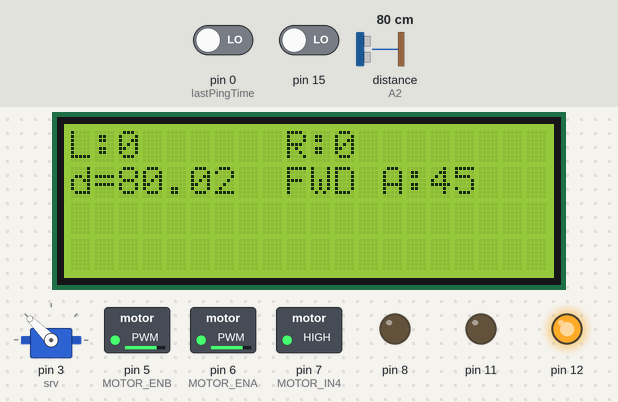
Bench run of a sketch on a simulated Arduino Mega 2560, built with avr-gcc and run on an emulated ATmega2560. Shown: 20×4 character LCD, servo, switched loads named in the sketch (green lamp = pin HIGH), output pins drawn as LEDs (lit = HIGH). Wiring (inferred from the names in the program): ultrasonic range finder: trigger pin 4; echo A2. The inputs (shaded band) are chosen by the test bench; at power-on: distance to the obstacle (sensor on A2) 80 cm, pin 0 (lastPingTime) LOW, pin 15 LOW. The echo pulse lasts 58.3 µs per cm; pins used as bus, display or sensor lines are not drawn; what the sketch prints to the serial monitor is not drawn.

Above: at 1.5 s.
1.6 s: distance to the obstacle (sensor on A2) set to 33 cm
At 2.94 s:
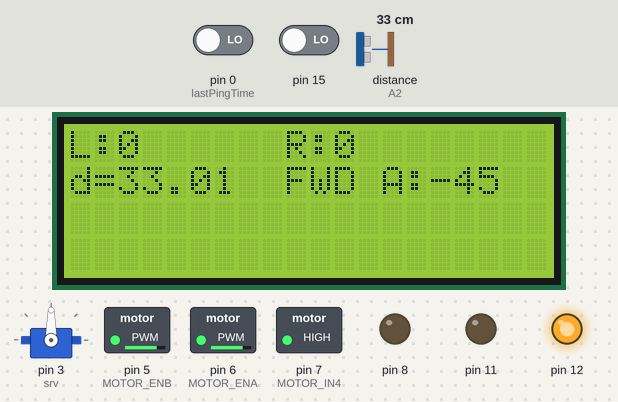
3.1 s: distance to the obstacle (sensor on A2) set to 27 cm
At 4.8 s:
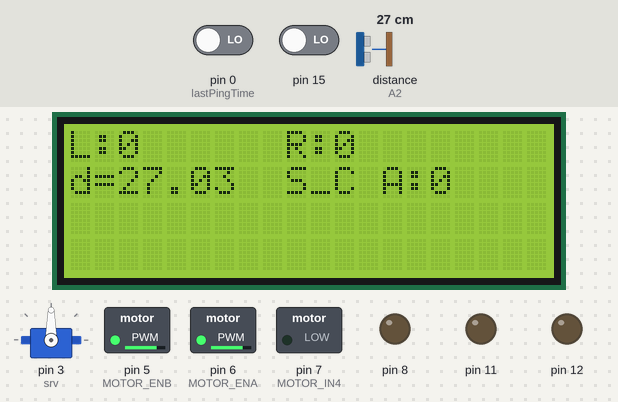
5.4 s: distance to the obstacle (sensor on A2) set to 24 cm
At 6.8 s:
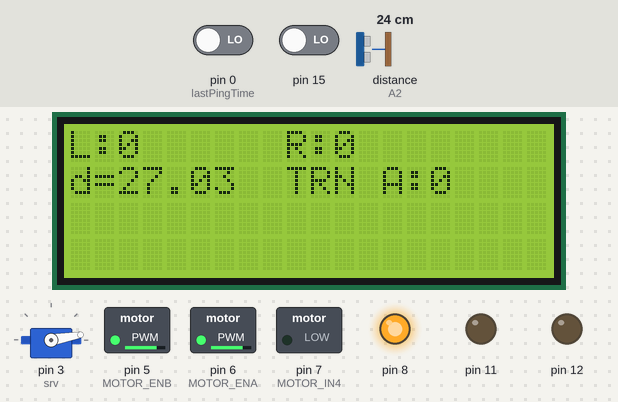
11.4 s: distance to the obstacle (sensor on A2) set to 6 cm
At 13.9 s:
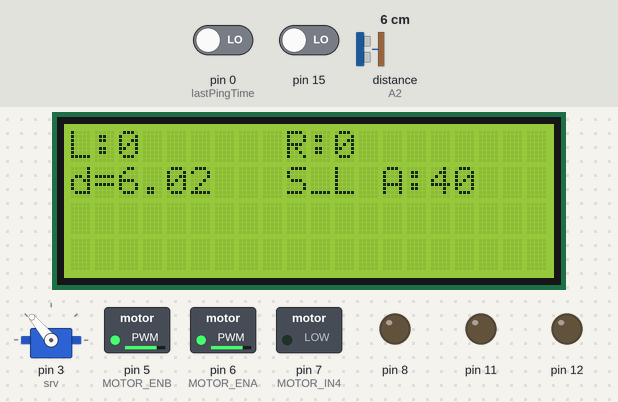
14.4 s: distance to the obstacle (sensor on A2) set to 3 cm
At 15.91 s:
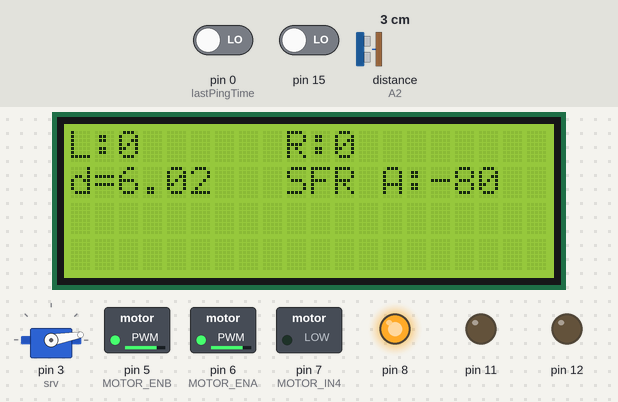
Timing chart, 0 to 18.4 s (numbered marks = the images above; inputs shaded):
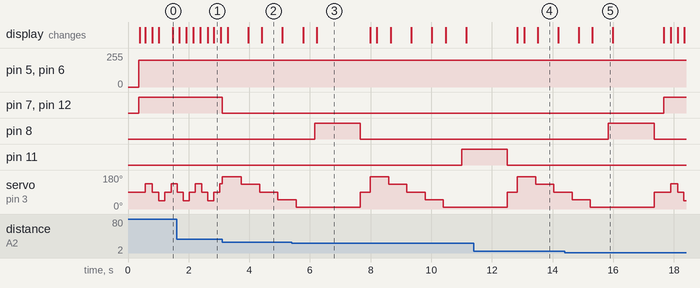

The sketch:

labauto.ino
```cpp
#include <Servo.h>
#include <LiquidCrystal_I2C.h>
#include "Wheels.h"

#define SPEED 200
#define BT_INTERVAL 100
#define PING_INTERVAL 50
#define SERVO_MOVE_TIME 600
#define SWEEP_INTERVAL 200
#define BACKTRACK_TIME 1500

Wheels w;
Servo srv;
LiquidCrystal_I2C lcd(0x27, 20, 4);

// Unified Encoder Variables with Direction Modifiers
volatile int raw_cnt0 = 0;
volatile int raw_cnt1 = 0;
long total_cnt0 = 0, total_cnt1 = 0;

int dirL = 0;
int dirR = 0;
unsigned long lastBTTime = 0;
unsigned long lastLCDTime = 0;

// Scanner and Timing Variables
unsigned long lastPingTime = 0;
unsigned long stateStartTime = 0;
unsigned long lastSweepTime = 0;
int sweepIndex = 0;
int sweepAngles[] = {45, 90, 135, 90};

float distance;
float d[] = {0, 0, 0};
float dFarLeft, dLeft, dCenter, dRight, dFarRight;
int current_angle = 90;

// State Machine for Autonomous Map Generation
enum State {
  FORWARD,
  STOPPED,
  SCAN_FL,
  SCAN_L,
  SCAN_C,
  SCAN_R,
  SCAN_FR,
  DECIDE,
  BACKTRACK
};
State state = FORWARD;

// HC-SR04 Pin Mapping
#define ECHO_PIN A2
#define TRIG_PIN 4

// L298N Motor Driver Pinout
#define MOTOR_ENA 6
#define MOTOR_ENB 5
#define MOTOR_IN1 11
#define MOTOR_IN2 12
#define MOTOR_IN3 8
#define MOTOR_IN4 7

void setup_motor() {
  pinMode(MOTOR_ENA, OUTPUT);
  pinMode(MOTOR_ENB, OUTPUT);
  w.attach(MOTOR_IN4, MOTOR_IN3, MOTOR_ENB, MOTOR_IN2, MOTOR_IN1, MOTOR_ENA);
}

void moveRobot(int l, int r, void (Wheels::*m)()) {
  dirL = l;
  dirR = r;
  (w.*m)();
  w.setSpeed(SPEED);
}

float getDistance() {
  for(int i = 0; i < 3; ++i ) {
    digitalWrite(TRIG_PIN, LOW);
    delayMicroseconds(2);
    digitalWrite(TRIG_PIN, HIGH);
    delayMicroseconds(10);
    digitalWrite(TRIG_PIN, LOW);
    long duration = pulseIn(ECHO_PIN, HIGH, 30000);
    d[i] = duration;
  }

  long best;
  if ((d[0] > d[1]) ^ (d[0] > d[2])) best = d[0];
  else if((d[1] < d[0]) ^ (d[1] < d[2])) best = d[1];
  else best = d[2];
  return (best * 0.0343 / 2);
}

void processCounts() {
  noInterrupts();
  int t0 = raw_cnt0;
  int t1 = raw_cnt1;
  raw_cnt0 = 0;
  raw_cnt1 = 0;
  interrupts();

  total_cnt0 += (t0 * dirL);
  total_cnt1 += (t1 * dirR);
}

void sendBTData() {
  if (millis() - lastBTTime > BT_INTERVAL) {
    Serial.print("L:");
    Serial.print(total_cnt0);
    Serial.print(",R:");
    Serial.println(total_cnt1);
    lastBTTime = millis();
  }
}

void updateLCD() {
  if (millis() - lastLCDTime > 200) {
    lcd.clear();
    lcd.setCursor(0, 0);
    lcd.print("L:"); lcd.print(total_cnt0);
    lcd.setCursor(9, 0);
    lcd.print("R:"); lcd.print(total_cnt1);

    lcd.setCursor(0, 1);
    lcd.print("d="); lcd.print(distance);
    lcd.setCursor(9, 1);

    switch (state) {
      case FORWARD:   lcd.print("FWD"); break;
      case SCAN_FL:   lcd.print("SFL"); break;
      case SCAN_L:    lcd.print("S_L"); break;
      case SCAN_C:    lcd.print("S_C"); break;
      case SCAN_R:    lcd.print("S_R"); break;
      case SCAN_FR:   lcd.print("SFR"); break;
      case BACKTRACK: lcd.print("TRN"); break;
      default:        lcd.print("---"); break;
    }
    lcd.print(" A:");
    lcd.print(current_angle - 90);
    lastLCDTime = millis();
  }
}

void handleActiveForward() {
  unsigned long now = millis();

  if (now - lastSweepTime > SWEEP_INTERVAL) {
    sweepIndex = (sweepIndex + 1) % 4;
    current_angle = sweepAngles[sweepIndex];
    srv.write(current_angle);
    lastSweepTime = now;
  }

  if (now - lastPingTime > PING_INTERVAL) {
    distance = getDistance();
    lastPingTime = now;

    if (distance > 5 && distance < 30) {
      moveRobot(0, 0, &Wheels::stop);
      state = STOPPED;
    } else {
      moveRobot(1, 1, &Wheels::forward);
    }
  }
}

void evaluatePath() {
  // Free routing rules based on spatial clearance profiles
  if (dFarRight > 40 && dRight > 30) {
    moveRobot(-1, 1, &Wheels::backLeft); // Tank turn right or complex forwardRight
  } else if (dFarLeft > 40 && dLeft > 30) {
    moveRobot(1, -1, &Wheels::backRight);
  } else if (dRight >= dLeft) {
    moveRobot(-1, 1, &Wheels::backLeft);
  } else if (dLeft > dRight) {
    moveRobot(1, -1, &Wheels::backRight);
  } else {
    moveRobot(-1, -1, &Wheels::back);
  }
}

void runScanner() {
  unsigned long now = millis();

  switch (state) {
    case STOPPED:
      current_angle = 170;
      srv.write(current_angle);
      stateStartTime = now;
      state = SCAN_FL;
      break;

    case SCAN_FL:
      if (now - stateStartTime > SERVO_MOVE_TIME) {
        dFarLeft = getDistance();
        current_angle = 130;
        srv.write(current_angle);
        stateStartTime = now;
        state = SCAN_L;
      }
      break;

    case SCAN_L:
      if (now - stateStartTime > SERVO_MOVE_TIME) {
        dLeft = getDistance();
        current_angle = 90;
        srv.write(current_angle);
        stateStartTime = now;
        state = SCAN_C;
      }
      break;

    case SCAN_C:
      if (now - stateStartTime > SERVO_MOVE_TIME) {
        dCenter = getDistance();
        current_angle = 50;
        srv.write(current_angle);
        stateStartTime = now;
        state = SCAN_R;
      }
      break;

    case SCAN_R:
      if (now - stateStartTime > SERVO_MOVE_TIME) {
        dRight = getDistance();
        current_angle = 10;
        srv.write(current_angle);
        stateStartTime = now;
        state = SCAN_FR;
      }
      break;

    case SCAN_FR:
      if (now - stateStartTime > SERVO_MOVE_TIME) {
        dFarRight = getDistance();
        state = DECIDE;
      }
      break;

    case DECIDE:
      evaluatePath();
      stateStartTime = now;
      state = BACKTRACK;
      current_angle = 90;
      break;

    case BACKTRACK:
      if (now - stateStartTime > BACKTRACK_TIME) {
        moveRobot(0, 0, &Wheels::stop);
        current_angle = 90;
        srv.write(current_angle);
        delay(300);
        stateStartTime = now;
        state = FORWARD;
      }
      break;
  }
}

void setup() {
  setup_motor();
  pinMode(ECHO_PIN, INPUT);
  pinMode(TRIG_PIN, OUTPUT);

  lcd.init();
  lcd.backlight();

  srv.attach(3);
  srv.write(90);

  Serial.begin(9600);
  for (int i = 0; i < 5; ++i) {
    Serial.println("reset");
    delay(50);
  }

  // Pin Change Interrupt Config for Port C (A0, A1 Encoders)
  PCICR |= (1 << PCIE1);
  PCMSK1 |= (1 << PCINT8) | (1 << PCINT9);
}

void loop() {
  processCounts();
  sendBTData(); // Feeds your real-time Python file-watcher tracking script
  updateLCD();

  if (state == FORWARD) {
    handleActiveForward();
  } else {
    runScanner();
  }
}

// Fixed, clean interrupt-driven counter logic
volatile uint8_t last_PINC = 0;

ISR(PCINT1_vect) {
  uint8_t current_PINC = PINC;
  uint8_t changed = current_PINC ^ last_PINC;
  last_PINC = current_PINC;

  if ((changed & (1 << PC0)) && (current_PINC & (1 << PC0))) raw_cnt0++;
  if ((changed & (1 << PC1)) && (current_PINC & (1 << PC1))) raw_cnt1++;
}
```

Wheels.cpp
```cpp
#include <Arduino.h>

#include "Wheels.h"

#define REVERSE_PIN 9
#define SET_MOVEMENT(side,f,b) digitalWrite( side[0], f);\
                               digitalWrite( side[1], b)

Wheels::Wheels()
{ }

void Wheels::attachRight(int pF, int pB, int pS)
{
    pinMode(pF, OUTPUT);
    pinMode(pB, OUTPUT);
    pinMode(pS, OUTPUT);
    this->pinsRight[0] = pF;
    this->pinsRight[1] = pB;
    this->pinsRight[2] = pS;
}


void Wheels::attachLeft(int pF, int pB, int pS)
{
    pinMode(pF, OUTPUT);
    pinMode(pB, OUTPUT);
    pinMode(pS, OUTPUT);
    this->pinsLeft[0] = pF;
    this->pinsLeft[1] = pB;
    this->pinsLeft[2] = pS;
}

void Wheels::setSpeedRight(uint8_t s)
{
    analogWrite(this->pinsRight[2], s);
}

void Wheels::setSpeedLeft(uint8_t s)
{
    analogWrite(this->pinsLeft[2], s);
}

void Wheels::setSpeed(uint8_t s)
{
    setSpeedLeft(s);
    setSpeedRight(s);
}

void Wheels::attach(int pRF, int pRB, int pRS, int pLF, int pLB, int pLS)
{
    this->attachRight(pRF, pRB, pRS);
    this->attachLeft(pLF, pLB, pLS);
}

void Wheels::forwardLeft()
{
    SET_MOVEMENT(pinsLeft, HIGH, LOW);
}

void Wheels::forwardRight()
{
    SET_MOVEMENT(pinsRight, HIGH, LOW);
}

void Wheels::backLeft()
{
    SET_MOVEMENT(pinsLeft, LOW, HIGH);
}

void Wheels::backRight()
{
    SET_MOVEMENT(pinsRight, LOW, HIGH);
}

void Wheels::forward()
{
    digitalWrite(REVERSE_PIN, LOW);
    this->forwardLeft();
    this->forwardRight();
}

void Wheels::back()
{
    digitalWrite(REVERSE_PIN, HIGH);
    this->backLeft();
    this->backRight();
}

void Wheels::stopLeft()
{
    SET_MOVEMENT(pinsLeft, LOW, LOW);
}

void Wheels::stopRight()
{
    SET_MOVEMENT(pinsRight, LOW, LOW);
}

void Wheels::stop()
{
    digitalWrite(REVERSE_PIN, LOW);
    this->stopLeft();
    this->stopRight();
}

void Wheels::goForward(int cm) {
    this->forward();
    this->setSpeed(255);
    delay(cm * 20);
    this->stop();
}

void Wheels::goBack(int cm) {
    this->back();
    this->setSpeed(255);
    delay(cm * 20);
    this->stop();
}
```

Wheels.h
```cpp
/*
 * prosta implementacja klasy obsługującej
 * silniki pojazdu za pośrednictwem modułu L298
 *
 * Sterowanie odbywa się przez:
 * 1)  powiązanie odpowiednich pinów I/O Arduino metodą attach()
 * 2)  ustalenie prędkości setSpeed*()
 * 3)  wywołanie funkcji ruchu
 *
 * TODO:
 *  - zabezpieczenie przed ruchem bez attach()
 *  - ustawienie domyślnej prędkości != 0
 */


#include <Arduino.h>


#ifndef Wheels_h
#define Wheels_h


class Wheels {
    public:
        Wheels();
        /*
         *  pinForward - wejście "naprzód" L298
         *  pinBack    - wejście "wstecz" L298
         *  pinSpeed   - wejście "enable/PWM" L298
         */
        void attachRight(int pinForward, int pinBack, int pinSpeed);
        void attachLeft(int pinForward, int pinBack, int pinSpeed);
        void attach(int pinRightForward, int pinRightBack, int pinRightSpeed,
                    int pinLeftForward, int pinLeftBack, int pinLeftSpeed);
        /*
         *  funkcje ruchu
         */
        void forward();
        void forwardLeft();
        void forwardRight();
        void back();
        void backLeft();
        void backRight();
        void stop();
        void stopLeft();
        void stopRight();
        /*
         *  ustawienie prędkości obrotowej (przez PWM)
         *   - minimalna efektywna wartość 60
         *      może zależeć od stanu naładowania baterii
         */
        void setSpeed(uint8_t);
        void setSpeedRight(uint8_t);
        void setSpeedLeft(uint8_t);
        /*
         *  dopisać goForward, goBack
        */
        void goForward(int cm);
        void goBack(int cm);
    private:
        int pinsRight[3];
        int pinsLeft[3];
};


#endif
```

Measured:
- the behaviour switches between 30 and 29 cm on distance to the obstacle (sensor on A2) (found by bisection; images 1 and 2)
- the behaviour switches between 27 and 26 cm on distance to the obstacle (sensor on A2) (found by bisection; images 2 and 3)
- the behaviour switches between 5 and 4 cm on distance to the obstacle (sensor on A2) (found by bisection; images 4 and 5)
- after the input at 3.1 s, pin 7 (MOTOR_IN4), pin 12: HIGH → LOW at once; the display: first changes after 0.18 s (image 2 shows a later state)
- after the input at 5.4 s, pin 8: LOW → HIGH after 0.75 s, → LOW 1.5 s later
- after the input at 14.4 s, pin 7 (MOTOR_IN4), pin 12: LOW → HIGH after 3.3 s; pin 8: LOW → HIGH after 1.4 s, → LOW 1.5 s later; pin 11: stays LOW (without the input it goes to HIGH after 1.4 s)
- what the display in image 2 shows lasts 0.7 s, from 4.4 s to 5.1 s
